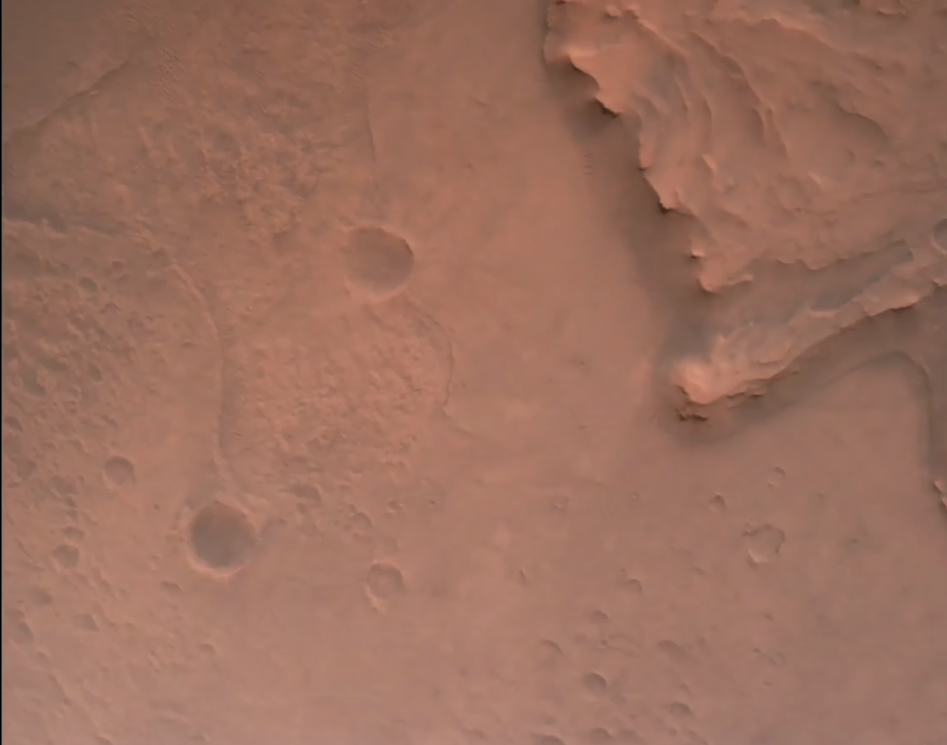
#> input picture data/aerials/Mars_Perseverance_descent_1.png, 947 x 745 px, shrunk from 2266 x 1782 before the run
$ python 04_imgprog.py
#> lines starting #> are read from the running program, lines starting #| are printed output that depends on the picture
#> further down, img1 is the input picture: shape (745, 947, 3) float32; mean R, G, B 0.608, 0.437, 0.371
#| (745, 947, 3)
### src/basics/__init__.py
import matplotlib
matplotlib.use('Qt5Agg')

from os.path import dirname, realpath, join

assetsdir = join(dirname(dirname(dirname(realpath(__file__)))), "data", "aerials")

def rgb2gray(img):
    r = img[:, :, 0]
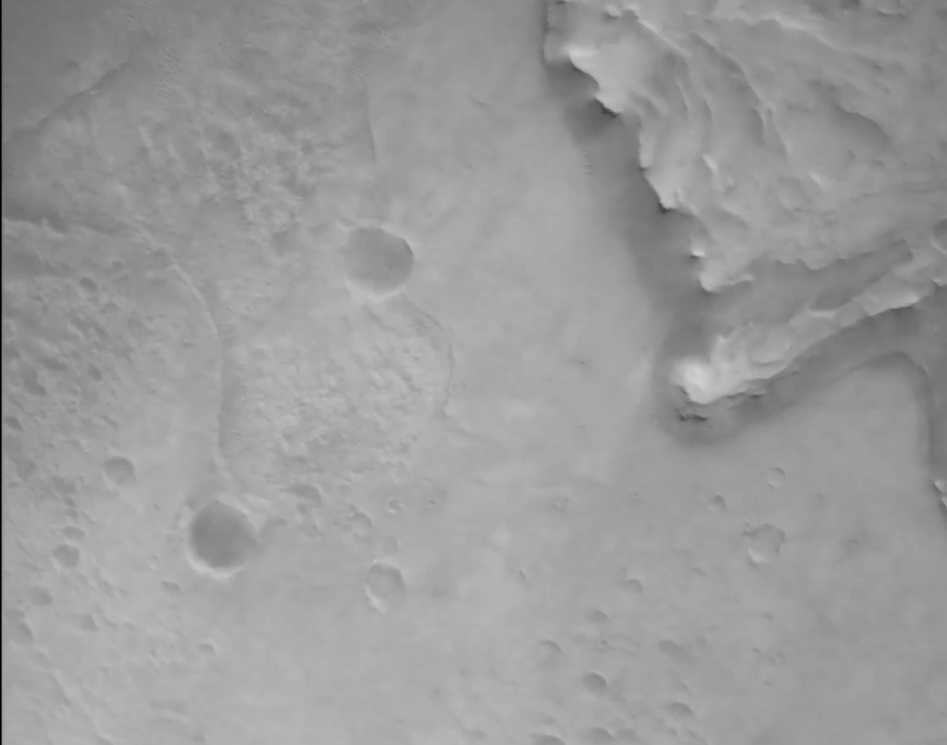
#> r: shape (745, 947) float32; min 0, max 0.812, mean 0.609
    g = img[:, :, 1]
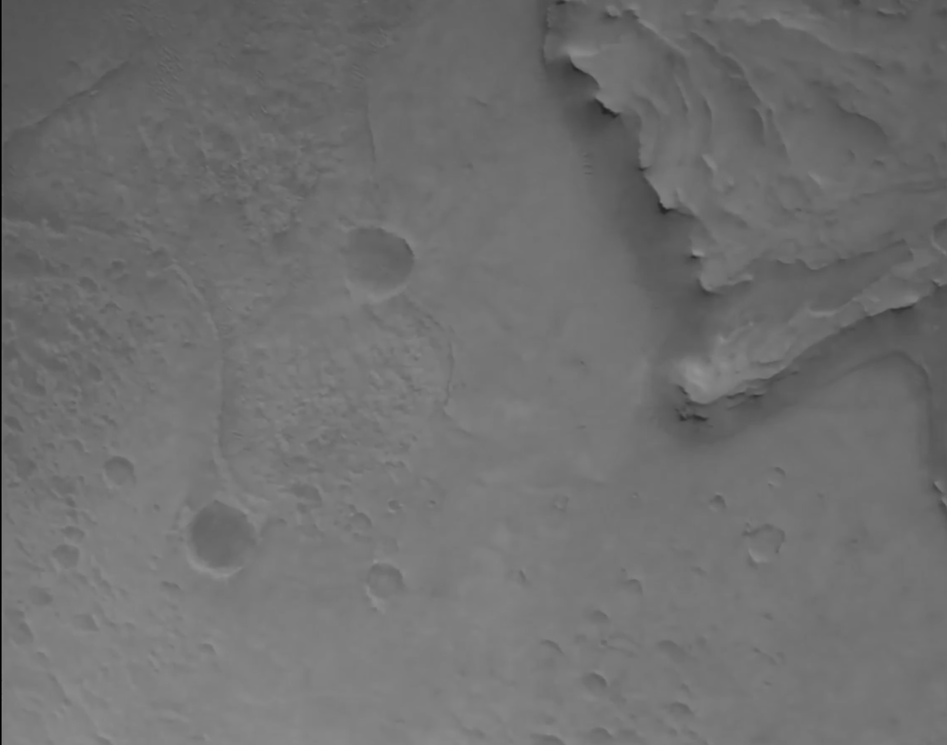
#> g: shape (745, 947) float32; min 0, max 0.573, mean 0.437
    b = img[:, :, 2]
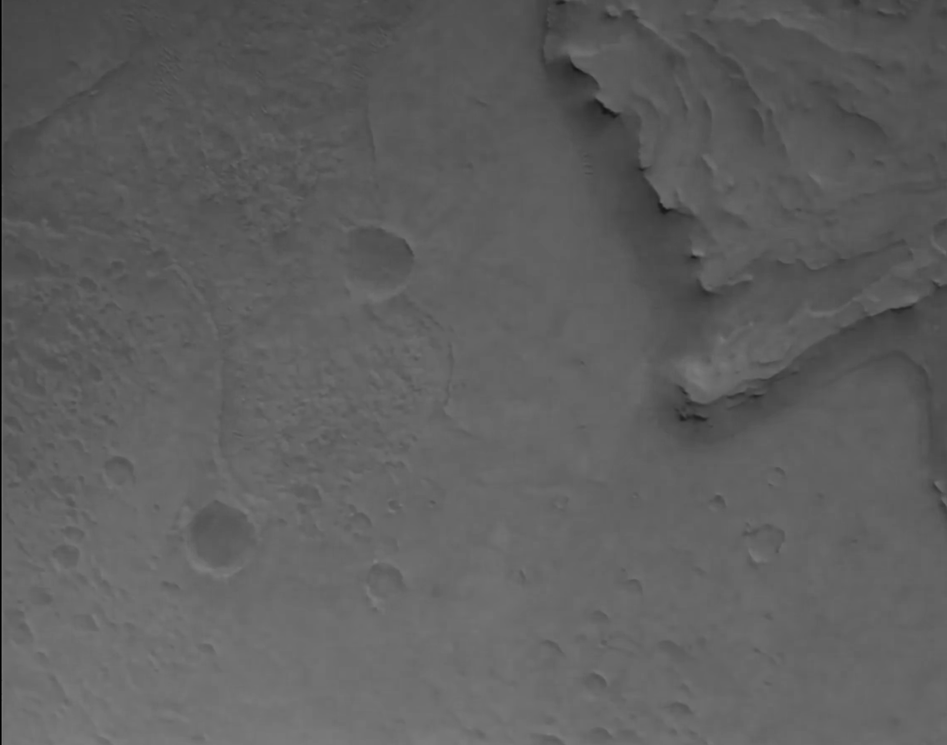
#> b: shape (745, 947) float32; min 0, max 0.494, mean 0.371
    return (
        0.2989 * r + 0.5879 * g + 0.114 * b
    )

### src/basics/04_imgprog.py
"""
From multi-channel to grayscale
"""
from os.path import join

import numpy as np
import matplotlib.pyplot as plt
import matplotlib.image as mpimg

from __init__ import assetsdir, rgb2gray

img1 = mpimg.imread(join(assetsdir, "Mars_Perseverance_descent_1.png"))
print(img1.shape)
print(rgb2gray(img1).shape)
#| (745, 947)

plt.subplot(1, 2, 1)
plt.imshow(img1)
plt.subplot(1, 2, 2)
plt.imshow(rgb2gray(img1), cmap="gray")

plt.show()
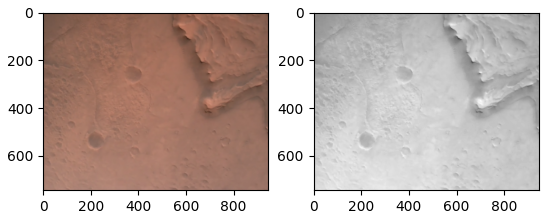
#> figure drawn by matplotlib, 2 panels

$ run again, with data/aerials/Mars_Perseverance_descent_2.png copied over data/aerials/Mars_Perseverance_descent_1.png
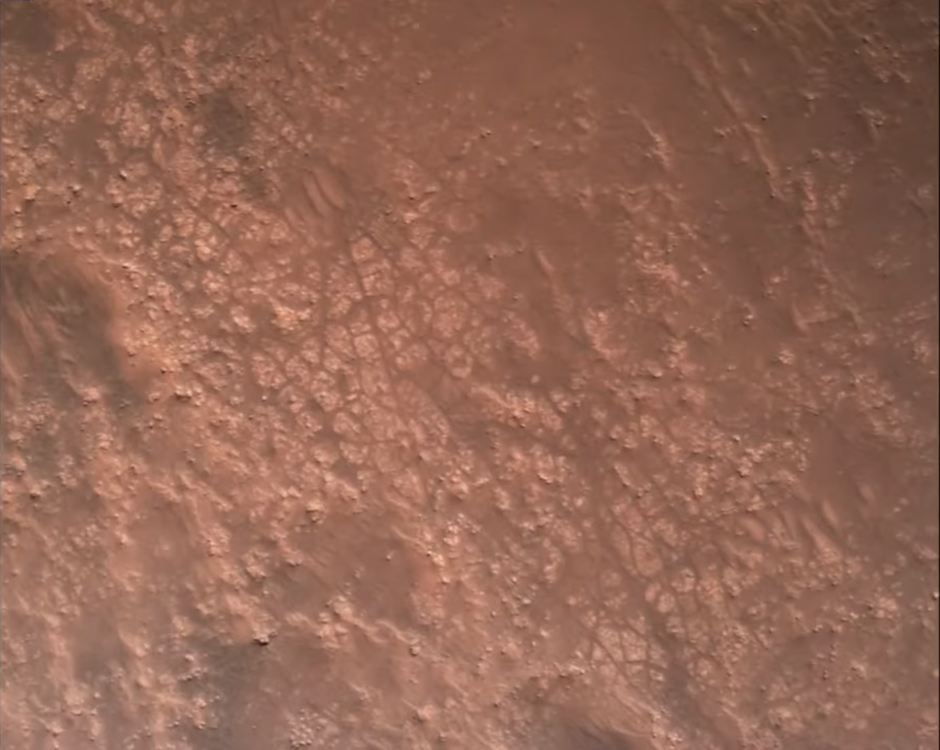
#> input picture data/aerials/Mars_Perseverance_descent_2.png, 940 x 750 px, shrunk from 2703 x 2157 before the run
#> img1 is the input picture: shape (750, 940, 3) float32; mean R, G, B 0.579, 0.403, 0.335
#| (750, 940, 3)
#> in rgb2gray, `b = img[:, :, 2]`:
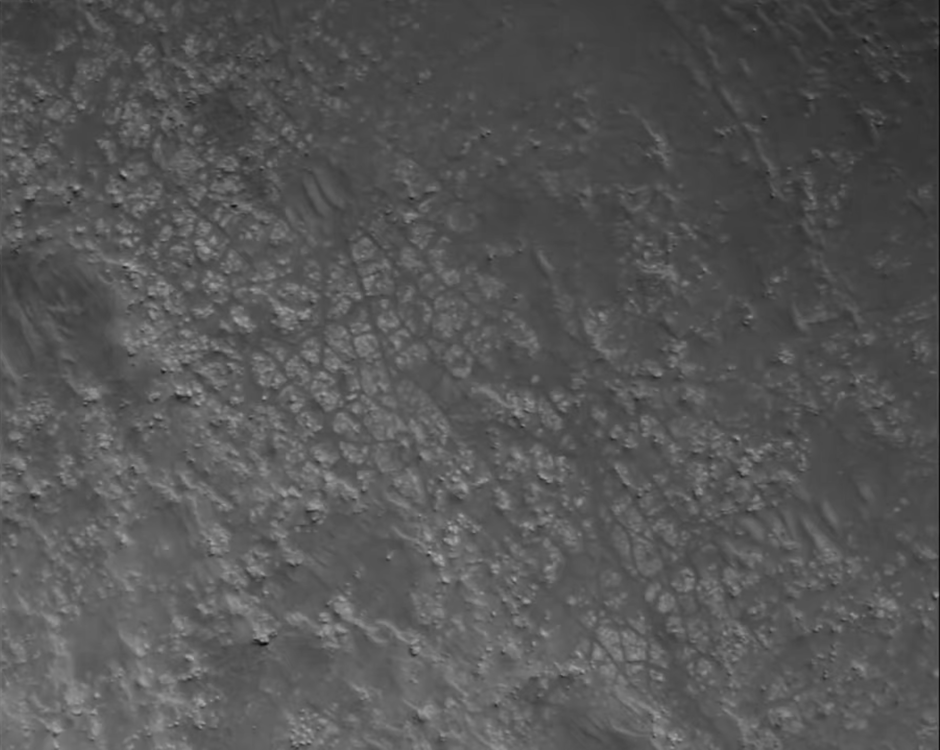
#> b: shape (750, 940) float32; min 0.0275, max 0.675, mean 0.335
#| (750, 940)
#> `plt.show()`:
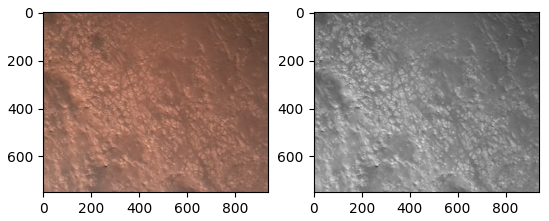
#> figure drawn by matplotlib, 2 panels

$ run again, with data/aerials/Mars_Perseverance_descent_3.png copied over data/aerials/Mars_Perseverance_descent_1.png
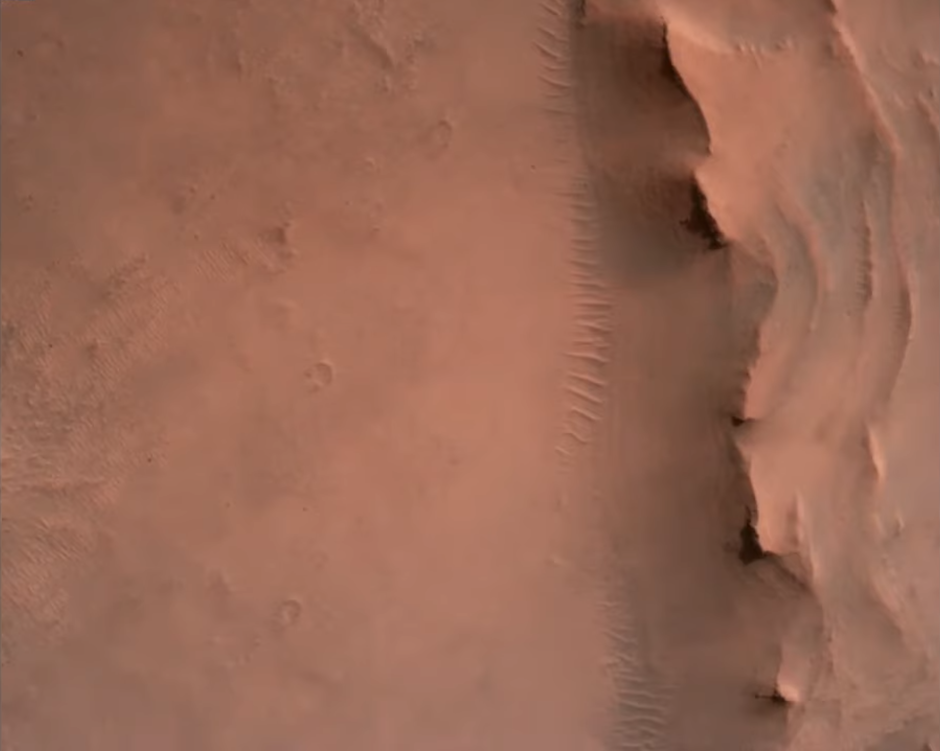
#> input picture data/aerials/Mars_Perseverance_descent_3.png, 940 x 751 px, shrunk from 2696 x 2155 before the run
#> img1 is the input picture: shape (751, 940, 3) float32; mean R, G, B 0.596, 0.408, 0.335
#| (751, 940, 3)
#> in rgb2gray, `b = img[:, :, 2]`:
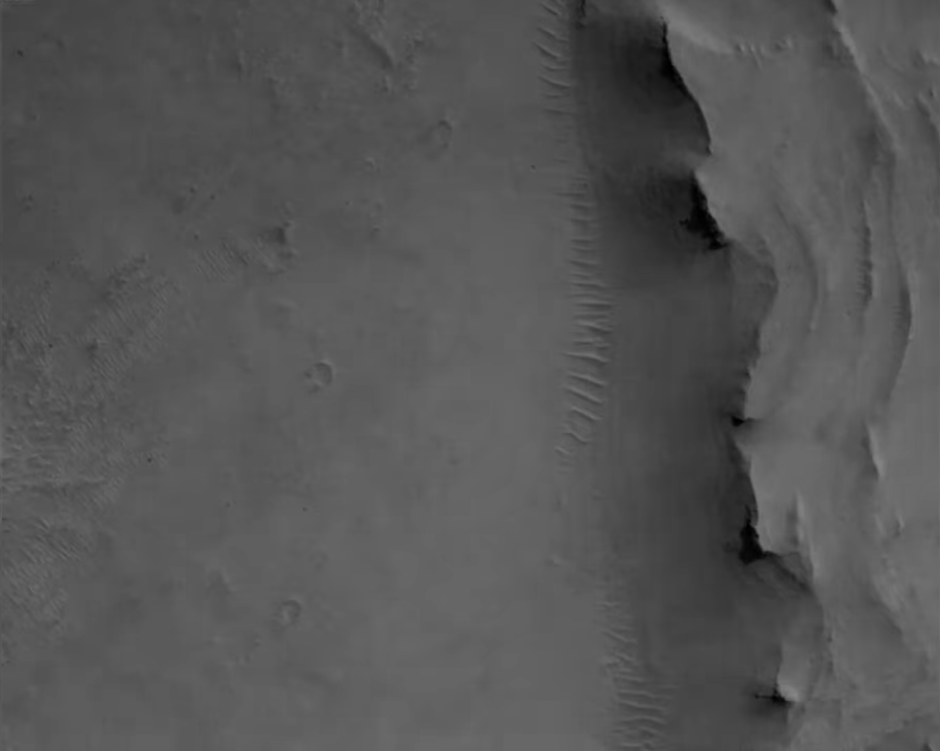
#> b: shape (751, 940) float32; min 0, max 0.529, mean 0.335
#| (751, 940)
#> `plt.show()`:
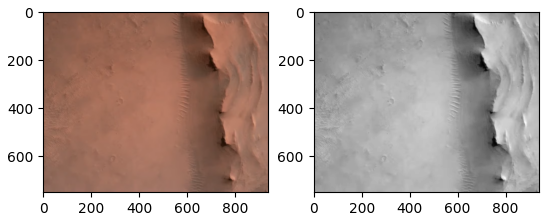
#> figure drawn by matplotlib, 2 panels

$ run again, with data/aerials/2.1.01.tiff saved as data/aerials/Mars_Perseverance_descent_1.png
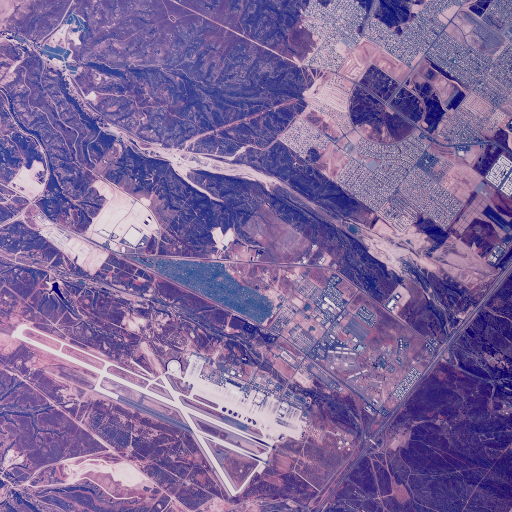
#> input picture data/aerials/2.1.01.tiff, 512 x 512 px
#> img1 is the input picture: shape (512, 512, 3) float32; mean R, G, B 0.493, 0.403, 0.603
#| (512, 512, 3)
#> in rgb2gray, `b = img[:, :, 2]`:
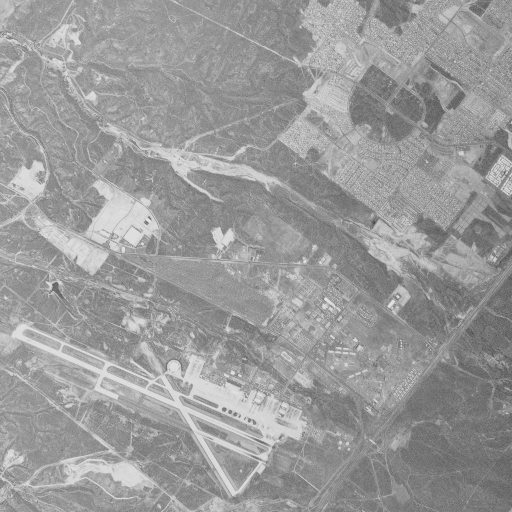
#> b: shape (512, 512) float32; min 0.231, max 0.89, mean 0.603
#| (512, 512)
#> `plt.show()`:
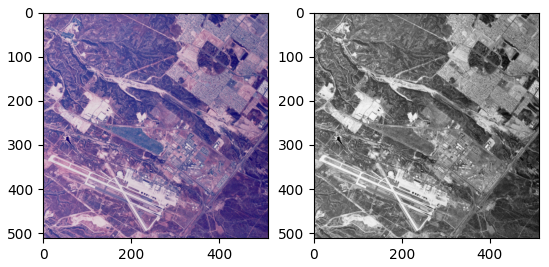
#> figure drawn by matplotlib, 2 panels
